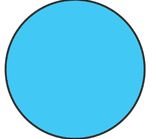
#> input picture test_images/shapes/blue_circle.png, 156 x 139 px, found by its file name
$ python shape_color_detector.py
#> lines starting #> are read from the running program, lines starting #| are printed output that depends on the picture; after the words box and inside, x2 and y2 are one past the last pixel; in counts of white or black regions, pixels touching at a corner belong together
### cv_module/face_detector.py
import cv2
import os

FACE_CASCADE = cv2.CascadeClassifier(cv2.data.haarcascades + 'haarcascade_frontalface_default.xml')
EYE_CASCADE = cv2.CascadeClassifier(cv2.data.haarcascades + 'haarcascade_eye.xml')

def detect_faces(image_path):

#> called with image_path = 'test_images/shapes/blue_circle.png'
    img = cv2.imread(image_path)
#> img is the input picture: shape (139, 156, 3); mean B, G, R 239.5, 209.6, 118.4
    if img is None:
        return {"error": f"Could not read image: {image_path}"}

    gray = cv2.cvtColor(img, cv2.COLOR_BGR2GRAY)
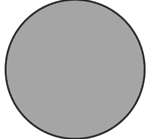
#> gray: shape (139, 156); min 23, max 255, mean 185.8

    faces = FACE_CASCADE.detectMultiScale(gray, scaleFactor=1.1, minNeighbors=5, minSize=(30, 30))
#> faces = ()

    faces_list = [{"box": [int(x), int(y), int(w), int(h)]} for (x, y, w, h) in faces]
#> faces_list = []

    return {
        "count": len(faces_list),
        "boxes": faces_list
    }

# [40 lines left out: functions draw_faces, detect_faces_with_eyes, not called in this run]

# [29 lines that do not run on import are left out]

### cv_module/shape_color_detector.py
import os
import cv2
import numpy as np
from collections import Counter
from sklearn.cluster import KMeans
from storage.results_store import save_cv_result

try:
    from cv_module.face_detector import detect_faces
    _FACE_DETECTOR_AVAILABLE = True
except Exception:
    try:
        from face_detector import detect_faces
        _FACE_DETECTOR_AVAILABLE = True
    except Exception:
        _FACE_DETECTOR_AVAILABLE = False
        print("Warning: face_detector.py not found - Face detection disabled in analyze_image.")

def detect_shapes(image_path):
#> called with image_path = 'test_images/shapes/blue_circle.png'
    if not os.path.exists(image_path):
        raise FileNotFoundError(f"Image not found: {image_path}")

    image = cv2.imread(image_path)
    if image is None:
        raise ValueError("Failed to load image.")

    gray = cv2.cvtColor(image, cv2.COLOR_BGR2GRAY)
    blurred = cv2.GaussianBlur(gray, (5, 5), 0)
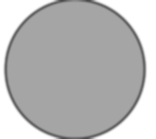
#> blurred: shape (139, 156); min 72, max 255, mean 185.8

    edged = cv2.Canny(blurred, 50, 150)
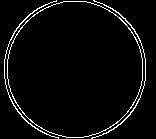
#> edged: shape (139, 156); 4.1% white in thin lines or dots
    kernel = cv2.getStructuringElement(cv2.MORPH_RECT, (3, 3))
    edged = cv2.morphologyEx(edged, cv2.MORPH_CLOSE, kernel, iterations=2)
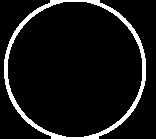
#> edged: shape (139, 156); 8% white; 1 white region

    contours, _ = cv2.findContours(edged, cv2.RETR_EXTERNAL, cv2.CHAIN_APPROX_SIMPLE)
#> contours = 1 contour; box (x1, y1, x2, y2) and area: (4, 0, 146, 139) 15768
    MIN_AREA = 500
    results = []

    for cnt in contours:
        area = cv2.contourArea(cnt)
        if area < MIN_AREA:
            continue

        peri = cv2.arcLength(cnt, True)
        approx = cv2.approxPolyDP(cnt, 0.04 * peri, True)
        sides = len(approx)

        if sides == 3:
            shape_type = "Triangle"
        elif sides == 4:
            x_, y_, w_, h_ = cv2.boundingRect(approx)
            aspect = float(w_) / h_ if h_ != 0 else 0
            shape_type = "Square" if 0.9 <= aspect <= 1.1 else "Rectangle"
        elif sides == 5:
            shape_type = "Pentagon"
        elif sides == 6:
            shape_type = "Hexagon"
        else:
            circularity = (4 * np.pi * area) / (peri ** 2) if peri > 0 else 0
            if circularity > 0.75:
                shape_type = "Circle"
                sides = 0
            else:
                shape_type = f"Polygon ({sides})"

        x, y, w, h = cv2.boundingRect(cnt)
        M = cv2.moments(cnt)
        if M["m00"] != 0:
            cx = int(M["m10"] / M["m00"])
            cy = int(M["m01"] / M["m00"])
        else:
            cx, cy = x + w // 2, y + h // 2

        results.append({
            "type": shape_type,
            "sides": int(sides),
            "area": float(area),
            "location": {"x": int(x), "y": int(y), "w": int(w), "h": int(h), "center": (cx, cy)}
        })
#> this loop made 1 pass
#> (area, peri, circularity, shape_type, x, y, w) on pass 1: (15768.5, 471.9, 0.89, 'Circle', 4, 0, 142)
#> after the loop, results = 1 item

    return results

def detect_dominant_colors(image_path, n_colors=3):
#> called with image_path = 'test_images/shapes/blue_circle.png', n_colors = 3
    if not os.path.exists(image_path):
        raise FileNotFoundError(f"Image not found: {image_path}")

    image = cv2.imread(image_path)
    if image is None:
        raise ValueError("Failed to load image.")

    image_rgb = cv2.cvtColor(image, cv2.COLOR_BGR2RGB)
    h, w, _ = image_rgb.shape
#> h = 139; w = 156
    if max(h, w) > 200:
        scale = 200.0 / max(h, w)
        image_rgb = cv2.resize(image_rgb, (int(w * scale), int(h * scale)), interpolation=cv2.INTER_AREA)

    pixels = image_rgb.reshape(-1, 3).astype(np.float32)
    kmeans = KMeans(n_clusters=n_colors, random_state=42, n_init=10)
    kmeans.fit(pixels)

    counts = Counter(kmeans.labels_)
    total = sum(counts.values())
    colors = []

    for i in range(n_colors):
        count = counts.get(i, 0)
        center = kmeans.cluster_centers_[i]
        colors.append({
            "color": (int(center[0]), int(center[1]), int(center[2])),
            "percentage": round(count / total * 100, 2)
        })

    colors.sort(key=lambda c: c["percentage"], reverse=True)
    return colors

def analyze_image(image_path, save_to_db=False):
    result = {"image_path": image_path, "faces": [], "shapes": [], "colors": []}

    if _FACE_DETECTOR_AVAILABLE:
        try:
            result["faces"] = detect_faces(image_path)
        except Exception as e:
            print(f"Error in face detection: {e}")
            result["faces"] = []
    else:
        result["faces"] = "Not available (face_detector.py not found)"

    try:
        result["shapes"] = detect_shapes(image_path)
    except Exception as e:
        print(f"Error in shape detection: {e}")
        result["shapes"] = []

    try:
        result["colors"] = detect_dominant_colors(image_path, n_colors=3)
    except Exception as e:
        print(f"Error in color detection: {e}")
        result["colors"] = []

    result["summary"] = {
        "num_faces": (len(result["faces"]) if isinstance(result["faces"], list) else 0),
        "num_shapes": len(result["shapes"]),
        "num_colors": len(result["colors"]),
    }

    # Optional: save result to database
    if save_to_db:
        try:
            db_id = save_cv_result(image_path, result)
            result["db_id"] = db_id
            print(f"Successfully saved analysis to DB with ID: {db_id}")
        except Exception as e:
            # Do not crash if DB save fails - attach a warning to the result
            result["db_error"] = f"Failed to save to DB: {str(e)}"
            print(f"Database Error: {e}")

    return result

def draw_and_save_analysis(image_path, output_path, analysis):
    img = cv2.imread(image_path)
    if img is None:
        return {"error": "Failed to load image"}

    for shape in analysis.get("shapes", []):
        loc = shape["location"]
        x, y, w, h = loc["x"], loc["y"], loc["w"], loc["h"]
        cv2.rectangle(img, (x, y), (x + w, y + h), (0, 255, 0), 2)
        cv2.putText(img, shape["type"], (x, y - 10), cv2.FONT_HERSHEY_SIMPLEX, 0.6, (0, 255, 0), 2)

    cv2.imwrite(output_path, img)
    return {"message": f"Saved to {output_path}"}


if __name__ == "__main__":
    import os

    os.makedirs("test_outputs", exist_ok=True)

    test_images = {
        "Blue Circle": "test_images/shapes/blue_circle.png",
        "Circle": "test_images/shapes/circle.png",
        "Heptagon": "test_images/shapes/heptagon.png",
        "Hexagon": "test_images/shapes/hexagon.png",
        "Red Triangle": "test_images/shapes/red_triangle.png",
        "Square": "test_images/shapes/square.png",
        "Triangel": "test_images/shapes/triangel.png"
    }

    print("--- Starting Week 3 Tests ---")

    for desc, path in test_images.items():
        print(f"\n[Testing: {desc}] -> Path: {path}")

        analysis = analyze_image(path)
#> analysis = 5 items
        print(f"Analysis: Found {analysis['summary']['num_shapes']} shapes.")
#| Analysis: Found 1 shapes.

        for s in analysis["shapes"]:
            print(f"  - {s['type']} (Sides: {s['sides']}, Area: {s['area']})")
#> this loop made 1 pass
#|   - Circle (Sides: 0, Area: 15768.5)

        if analysis["shapes"]:
            out_path = f"test_outputs/{desc.replace(' ', '_').lower()}_output.jpg"
            draw_result = draw_and_save_analysis(path, out_path, analysis)
#> the loop in draw_and_save_analysis, `for shape in analysis.get("shapes", []):` made 1 pass
#> (loc, x, y, w, h) on pass 1: ({'x': 4, 'y': 0, 'w': 142, 'h': 139, 'center': (74, 68)}, 4, 0, 142, 139)
#> after the loop in draw_and_save_analysis, `for shape in analysis.get("shapes", []):`:
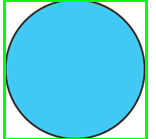
#> img: shape (139, 156, 3); 5.77% of pixels changed, all inside (x1, y1, x2, y2) = (3, 0, 148, 139)
#> draw_result = 1 item
            print(f"Drawing: {draw_result.get('message', draw_result.get('error'))}")
#| Drawing: Saved to test_outputs/blue_circle_output.jpg
        else:
            print("Skipping drawing: No shapes detected.")
#> pass 2 of the loop `for desc, path in test_images.items():`:
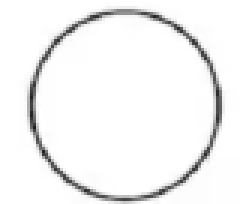
#> input picture test_images/shapes/circle.png, 83 x 68 px, found by its file name (shown 3 times larger)
#> in detect_faces, img is the input picture: shape (68, 83, 3); min 30, max 255, mean 243.3
#> gray: shape (68, 83)
#> blurred: shape (68, 83)
#> in detect_shapes (call 2), `edged = cv2.Canny(blurred, 50, 150)`:
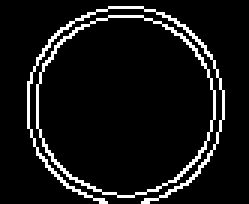
#> edged: shape (68, 83) (shown 3 times larger); 7.9% white in thin lines or dots, all inside (x1, y1, x2, y2) = (9, 2, 75, 68)
#> kernel = [[1, 1, 1], [1, 1, 1], [1, 1, 1]]
#> contours = 1 contour; box (x1, y1, x2, y2) and area: (9, 0, 75, 68) 3420
#> the loop in detect_shapes (call 2), `for cnt in contours:` made 1 pass
#> (area, peri, shape_type, x, y, w, h) on pass 1: (3419.5, 223.6, 'Hexagon', 9, 0, 66, 68)
#| Analysis: Found 1 shapes.
#> the loop `for s in analysis["shapes"]:` made 1 pass
#|   - Hexagon (Sides: 6, Area: 3419.5)
#> the loop in draw_and_save_analysis (call 2), `for shape in analysis.get("shapes", []):` made 1 pass
#> (loc, x, y, w, h) on pass 1: ({'x': 9, 'y': 0, 'w': 66, 'h': 68, 'center': (41, 34)}, 9, 0, 66, 68)
#> after the loop in draw_and_save_analysis (call 2), `for shape in analysis.get("shapes", []):`:
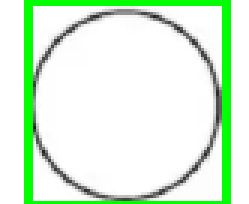
#> img: shape (68, 83, 3) (shown 3 times larger); 10.58% of pixels changed, all inside (x1, y1, x2, y2) = (8, 0, 77, 68)
#> draw_result = {'message': 'Saved to test_outputs/circle_output.jpg'}
#| Drawing: Saved to test_outputs/circle_output.jpg
#> pass 3 of the loop `for desc, path in test_images.items():`:
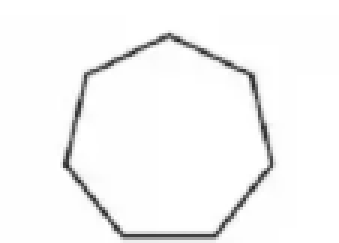
#> input picture test_images/shapes/heptagon.png, 113 x 81 px, found by its file name (shown 3 times larger)
#> in detect_faces, img is the input picture: shape (81, 113, 3); min 40, max 255, mean 246.6
#> gray: shape (81, 113)
#> blurred: shape (81, 113)
#> in detect_shapes (call 3), `edged = cv2.morphologyEx(edged, cv2.MORPH_CLOSE, kernel, iterations=2)`:
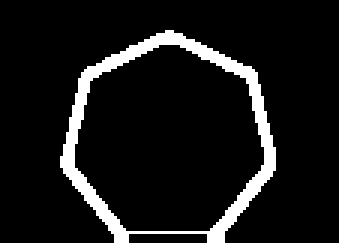
#> edged: shape (81, 113) (shown 3 times larger); 8.9% white; 1 white region
#> contours = 1 contour; box (x1, y1, x2, y2) and area: (20, 10, 92, 81) 3681
#> the loop in detect_shapes (call 3), `for cnt in contours:` made 1 pass
#> (area, peri, circularity, shape_type, x, y, w) on pass 1: (3681, 242.3, 0.788, 'Circle', 20, 10, 72)
#| Analysis: Found 1 shapes.
#> the loop in draw_and_save_analysis (call 3), `for shape in analysis.get("shapes", []):` made 1 pass
#> (loc, x, y, w, h) on pass 1: ({'x': 20, 'y': 10, 'w': 72, 'h': 71, 'center': (55, 45)}, 20, 10, 72, 71)
#> after the loop in draw_and_save_analysis (call 3), `for shape in analysis.get("shapes", []):`:
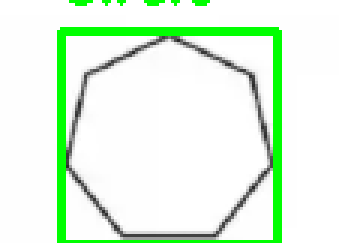
#> img: shape (81, 113, 3) (shown 3 times larger); 8.2% of pixels changed, all inside (x1, y1, x2, y2) = (19, 0, 94, 81)
#> draw_result = 1 item
#| Drawing: Saved to test_outputs/heptagon_output.jpg
#> the loop made 7 passes; the first 3 are shown

    print("\n--- Tests Completed ---")
